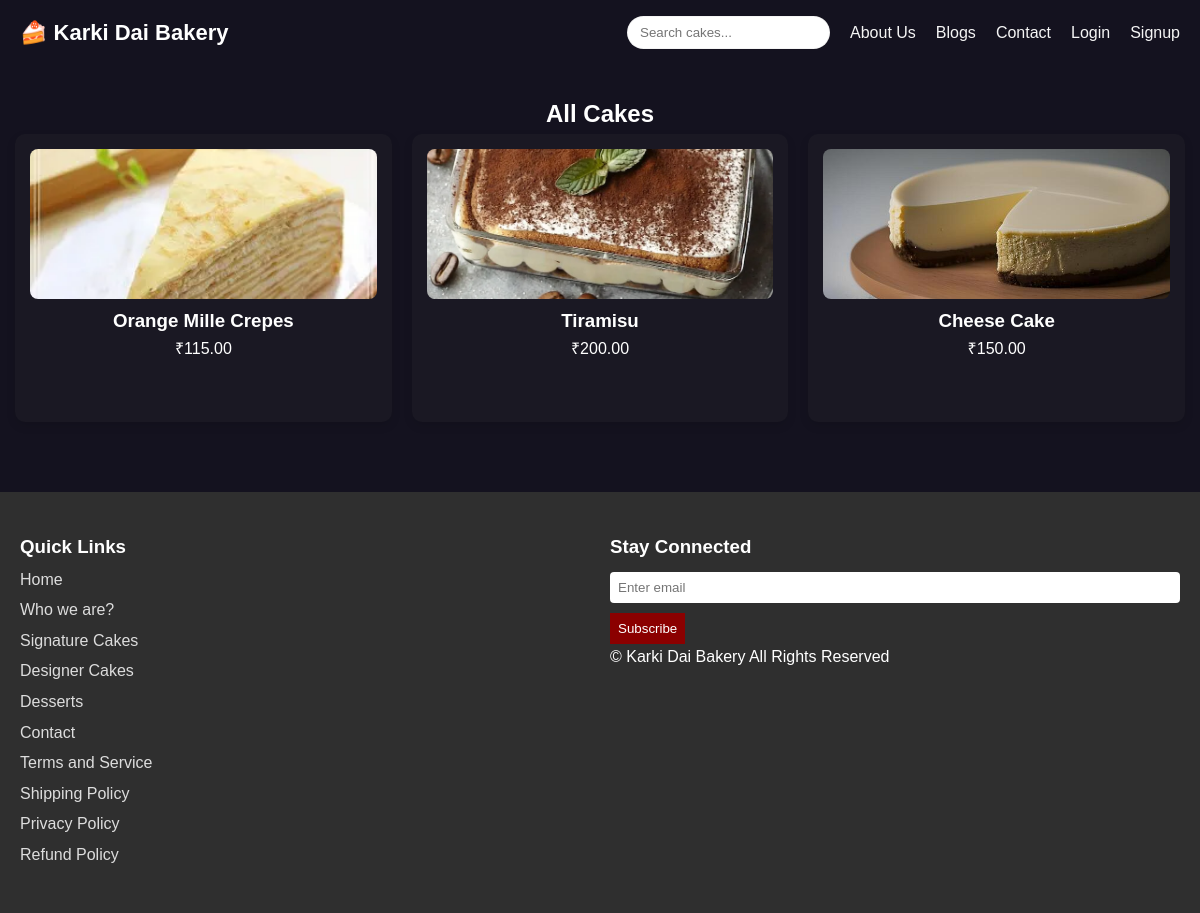
The app's page /search/, older data.
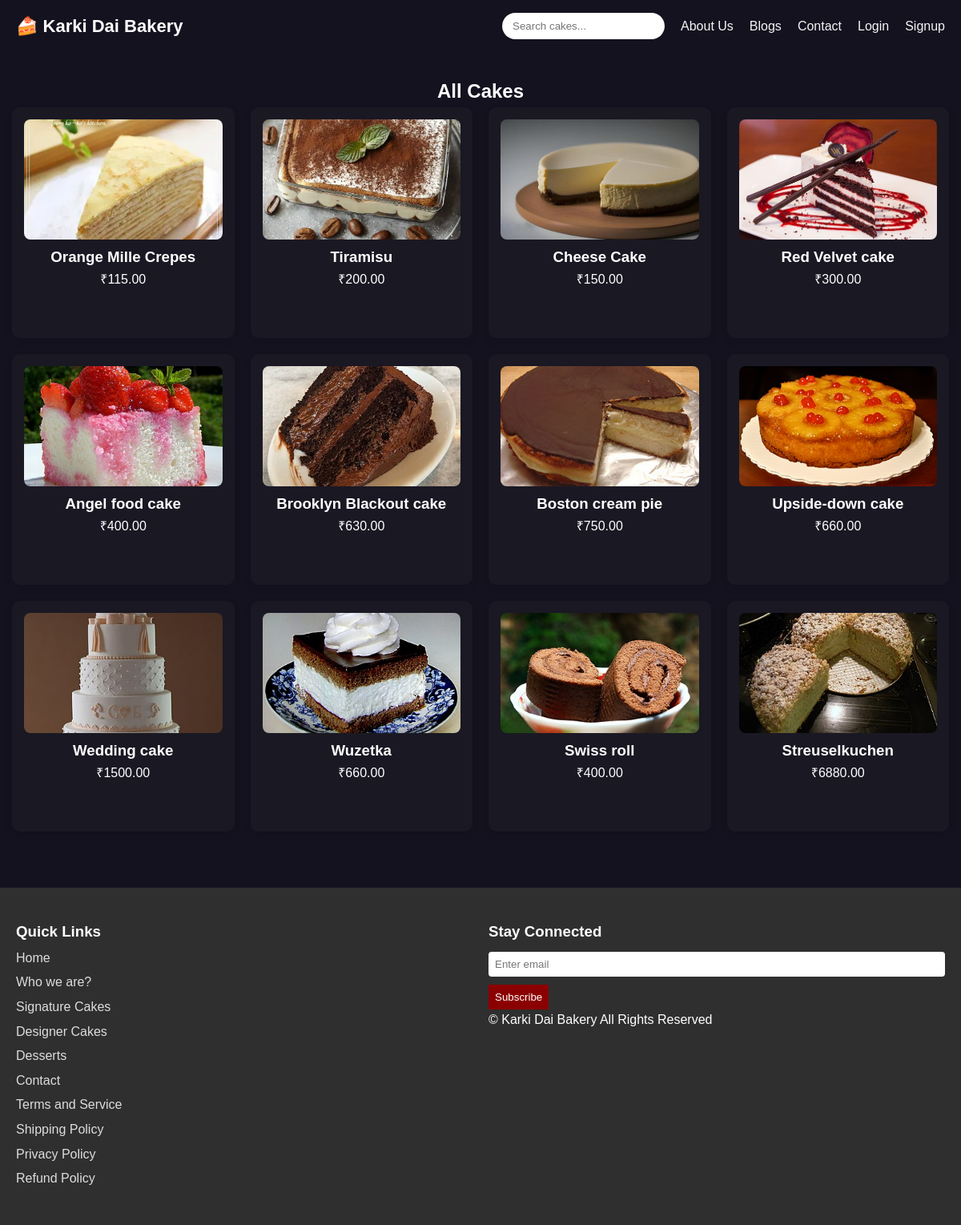
The same page, newer data.
### bakery/models.py (models this page shows, shortened)
class Cake(models.Model):
    name = models.CharField(max_length=100)
    price = models.DecimalField(max_digits=8, decimal_places=2)
    image = models.ImageField(upload_to='cakes/')

### bakery/views.py (the view)
# urls.py: path('search/', search_cakes, name='search'),
def search_cakes(request):
    query = request.GET.get("q", "")
    if query:
        cakes = Cake.objects.filter(name__icontains=query)
    else:
        cakes = Cake.objects.all()
    return render(request, "search.html", {
        "cakes": cakes,
        "query": query
    })

### bakery/templates/search.html (shortened to what this page needs)
{% extends "base.html" %}
{% block content %}
<section class="cakes">
  <h2>
    {% if query %}
      Search Results for: "{{ query }}"
    {% else %}
      All Cakes
    {% endif %}
  </h2>
  <div class="cake-grid" id="cakeGrid">
    {% if cakes %}
      {% for cake in cakes %}
      <div class="cake-card">
        <img src="{{ cake.image.url }}" alt="{{ cake.name }}">
        <h3>{{ cake.name }}</h3>
        <p>₹{{ cake.price }}</p>
      </div>
      {% endfor %}
    {% else %}
      <p style="color:red; text-align:center; grid-column: 1 / -1;">No cakes found 😢</p>
    {% endif %}
  </div>
</section>
{% endblock %}

Row changes from the older to the newer data that the page shows:
added Cake: image (picture), name "Red Velvet cake", price "300.00"
added Cake: image (picture), name "Angel food cake", price "400.00"
added Cake: image (picture), name "Brooklyn Blackout cake", price "630.00"
added Cake: image (picture), name "Boston cream pie", price "750.00"
added Cake: image (picture), name "Upside-down cake", price "660.00"
added Cake: image (picture), name "Wedding cake", price "1500.00"
added Cake: image (picture), name "Wuzetka", price "660.00"
added Cake: image (picture), name "Swiss roll", price "400.00"
added Cake: image (picture), name "Streuselkuchen", price "6880.00"
